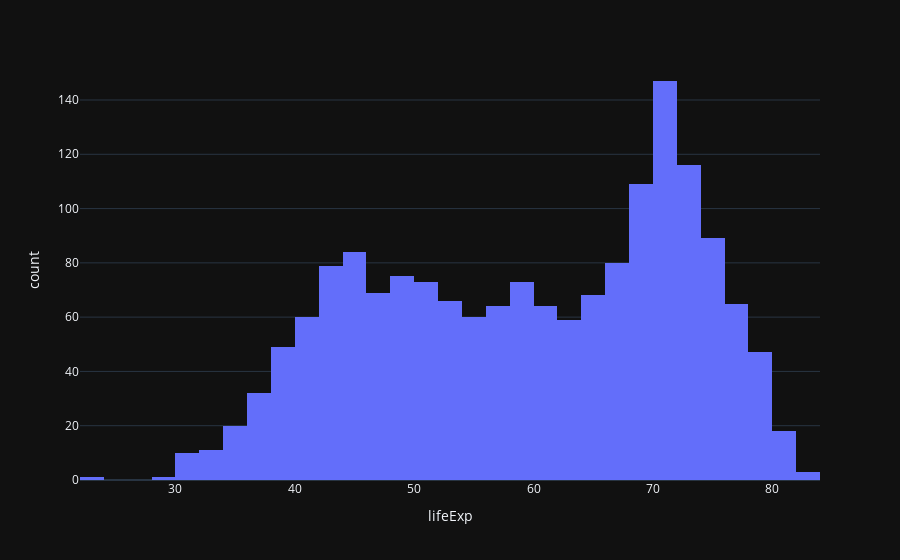

The cell this chart's notebook holds for it:
### Code cell
px.histogram(data , 'lifeExp')

### Figure 1 — Plotly figure (JSON) as saved in the notebook; plotly's stock layout.template omitted (floating-point values rounded to 4 significant figures; data arrays with more than 128 entries replaced by an {"elided": "..."} marker saying what was removed)
{"data": [{"bingroup": "x", "hovertemplate": "lifeExp=%{x}<br>count=%{y}<extra></extra>", "legendgroup": "", "marker": {"color": "#636efa", "pattern": {"shape": ""}}, "name": "", "orientation": "v", "showlegend": false, "x": {"elided": "1692 float values"}, "xaxis": "x", "yaxis": "y", "type": "histogram"}], "layout": {"xaxis": {"anchor": "y", "domain": [0.0, 1.0], "title": {"text": "lifeExp"}}, "yaxis": {"anchor": "x", "domain": [0.0, 1.0], "title": {"text": "count"}}, "legend": {"tracegroupgap": 0}, "margin": {"t": 60}, "barmode": "relative"}}
